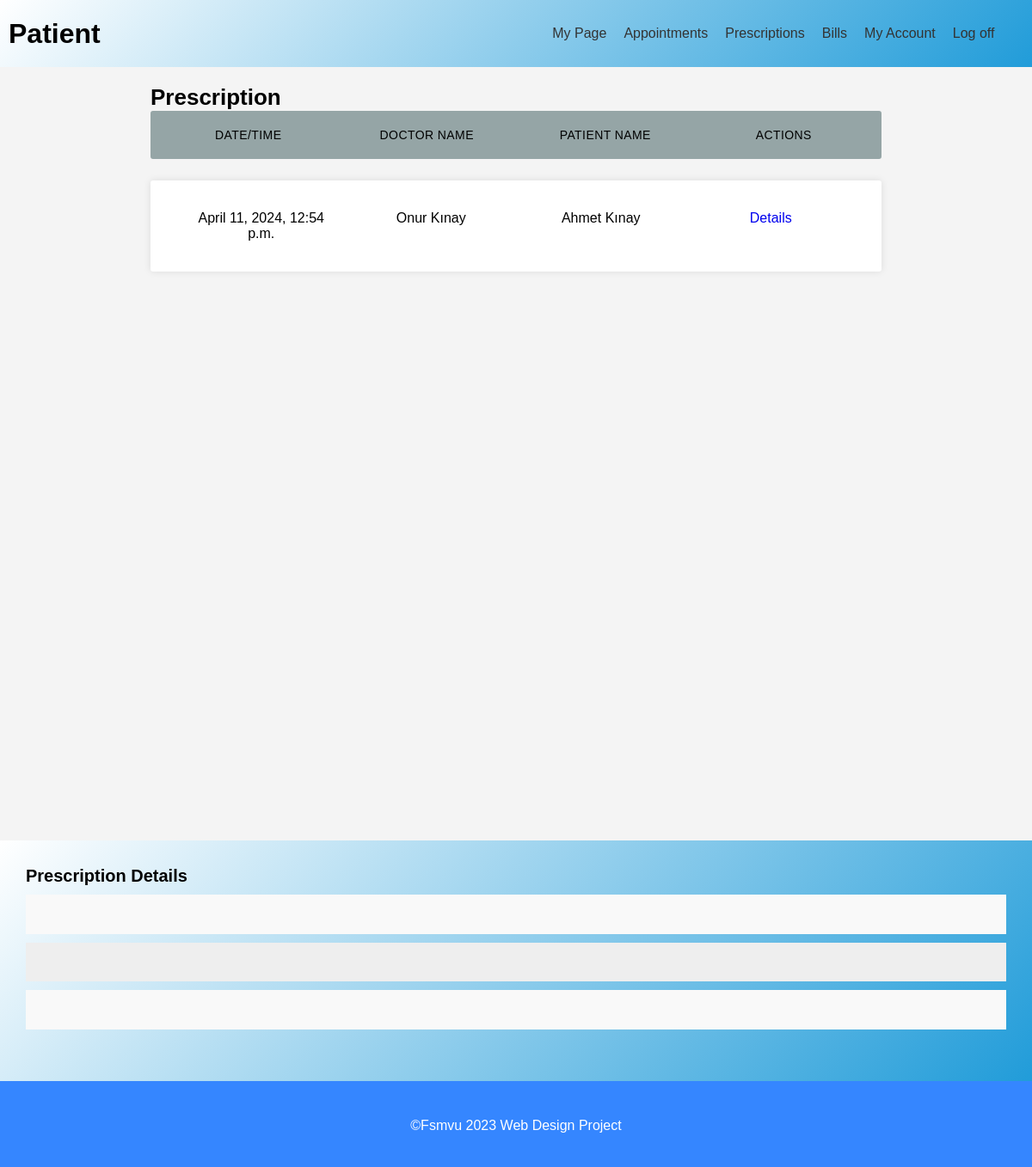
Screenshot of /Prescriptions/ with the database file from the repository.
### prescription/models.py (models this page shows)
class Prescription(models.Model):
    ID = models.BigAutoField(primary_key=True)
    Medicinde = models.CharField(max_length=30)
    Remark = models.TextField()
    Advice = models.TextField()
    Appointment = models.ForeignKey(Appointment, on_delete=models.CASCADE)
    class Meta:
        db_table = "prescription"

### appointment/models.py (models this page shows, shortened)
class Appointment(models.Model):
    ID = models.BigAutoField(primary_key=True)
    Description = models.TextField()
    AppointmentDate = models.DateTimeField()
    DoctorID = models.ForeignKey(Doctor,on_delete=models.PROTECT)
    PatientID = models.ForeignKey(Patient,on_delete=models.PROTECT)
    class Meta:
        db_table = "appointment"

### doctor/models.py (models this page shows, shortened)
class Doctor(models.Model):
    ID = models.BigAutoField(primary_key=True)
    User = models.ForeignKey(settings.AUTH_USER_MODEL,on_delete=models.CASCADE,blank=True, null=True)
    DateOfBirth = models.DateField()
    Gender = models.CharField(max_length=1, choices=GENDER_CHOICES)
    Phone = models.CharField(max_length=11)
    Salary = models.IntegerField()
    Specializations = models.CharField(max_length=300)
    Experience = models.TextField()
    Languages = models.CharField(max_length=300)
    Department = models.ForeignKey(Department, on_delete=models.SET_DEFAULT,default=1)
    class Meta:
        db_table = "doctor"

### patient/models.py (models this page shows, shortened)
class Patient(models.Model):
    ID = models.BigAutoField(primary_key=True)
    User = models.ForeignKey(settings.AUTH_USER_MODEL,on_delete=models.CASCADE,blank=True, null=True)
    DateOfBirth = models.DateField()
    Gender = models.CharField(max_length=1, choices=GENDER_CHOICES)
    Blood_Group = models.CharField(max_length = 20,  choices = BLOOD_GROUPS, default = '1')
    Address =models.TextField()
    Phone = models.CharField(max_length=11)
    class Meta:
        db_table = "patient"

### prescription/views.py (the view)
# urls.py: path('',views.home,name=""),
def home(request):
    context ={}
    context["dataset"] = Prescription.objects.all()
    return render(request, "prescription/home.html", context)

### prescription/templates/prescription/home.html (shortened to what this page needs)
{% extends 'management_base.html' %}
{% load static %}
{% block content %}
  <section id="randevular">
    <div class="container">
      <h2>Prescription</h2>
      <ul class="responsive-table">
        <li class="table-header">
          <div class="col col-1">Date/Time</div>
          <div class="col col-3">Doctor Name</div>
          <div class="col col-3">Patient Name</div>
          <div class="col col-6">Actions</div>
        </li>
        {% if dataset.count == 0 %}
          <p>No record</p>
        {% else %}
          {% for data in dataset %}
            <li class="table-row">
              <div class="col col-1" data-label="Date">{{ data.Appointment.AppointmentDate }}</div>
              <div class="col col-3" data-label="Doctor Name">{{ data.Appointment.DoctorID.User.first_name }} {{ data.Appointment.DoctorID.User.last_name }}</div>
              <div class="col col-3" data-label="Patient Name">{{ data.Appointment.PatientID.User.first_name }} {{ data.Appointment.PatientID.User.last_name }}</div>
              <div class="col col-6" data-label="Change Appointment Operation">
                <a class="getDetails" href="/Prescriptions/Details/{{ data.ID }}">Details</a>
              </div>
            </li>
          {% endfor %}
        {% endif %}
      </ul>
    </div>
  </section>
  <div id="ex1" class="modal" style="max-width:auto">
    <section id="ozel-sayfa" style="padding:0;margin-bottom:0">
      <div class="container" style="max-width:initial;display:block">
        <div class="hesap-bilgileri" style="width:initial">
          <h3>Prescription Details</h3>
          <ul>
            <li class="medicinePrescription"></li>
            <li class="remarkPrescription"></li>
            <li class="advicePrescription"></li>
          </ul>
        </div>
      </div>
    </section>
  </div>
{% endblock %}

### static/css/page-style.css (style rules this page uses)
html { height: 100%; }
body { font-family: Arial, sans-serif; margin: 0; padding: 0; background-color: #f4f4f4; height: 100%; }
section { padding: 20px; margin-bottom: 100px; min-height: 100%; }
a { text-decoration: none; }
.container { max-width: 75%; margin-left: auto; margin-right: auto; padding-left: 10px; padding-right: 10px; }
* { margin: 0; padding: 0; box-sizing: border-box; font-family: "Poppins", sans-serif; }

### rows the page displays
Prescription: Appointment.AppointmentDate "April 11, 2024, 12:54 p.m.", Appointment.DoctorID.User.first_name "Onur", Appointment.DoctorID.User.last_name "Kınay", Appointment.PatientID.User.first_name "Ahmet", Appointment.PatientID.User.last_name "Kınay"
